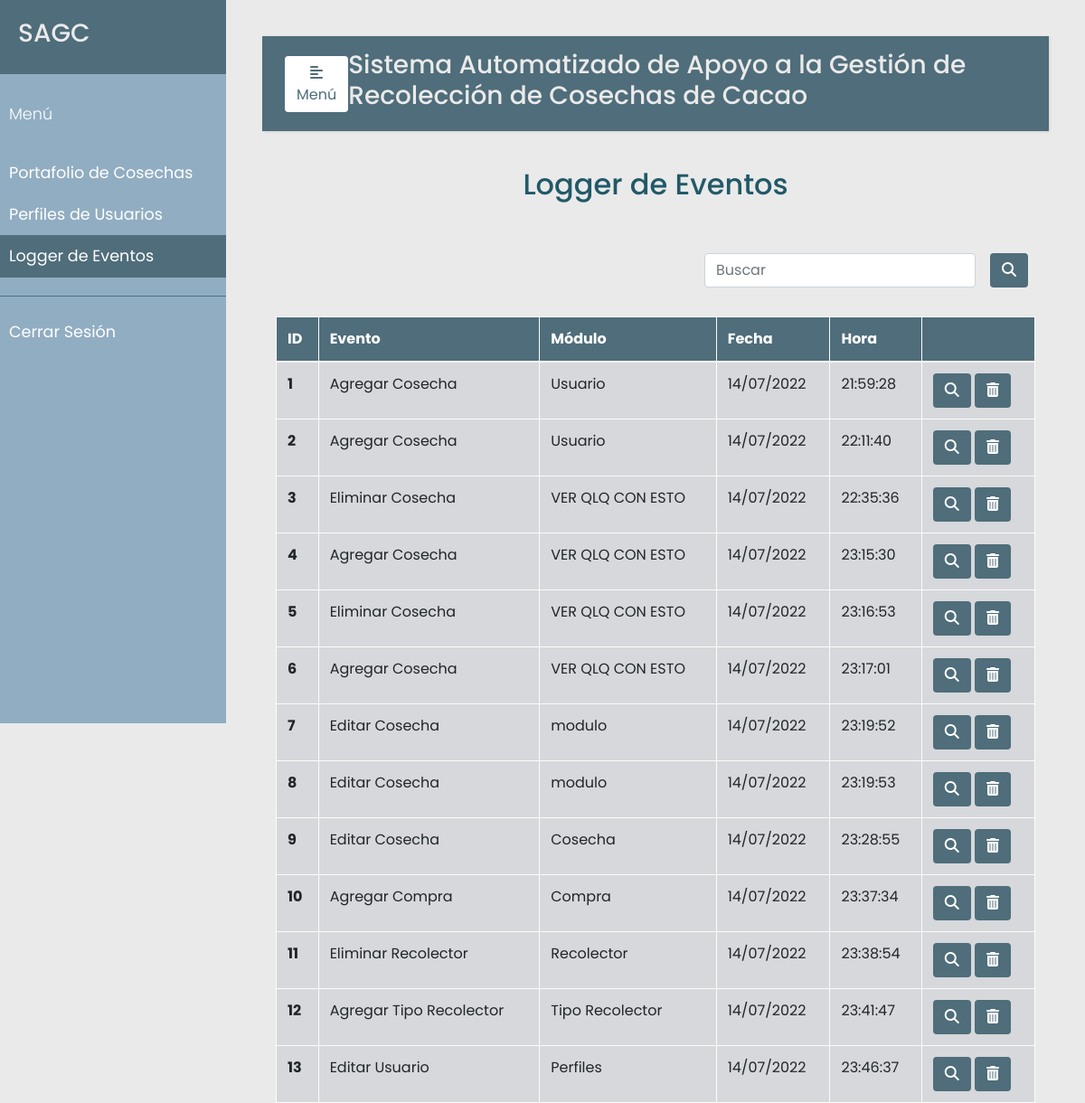
The app's page /eventos (signed in) with its own data.
### src/models.py (models this page shows, shortened)
class Evento(db.Model):
    __tablename__ = 'eventos'
    id = db.Column(db.Integer, primary_key=True)
    usuario = db.Column(db.Integer, db.ForeignKey('usuarios.id'), nullable=False)
    evento = db.Column(db.String(120), nullable=False)
    modulo = db.Column(db.String(120), nullable=False)
    fecha = db.Column(db.DateTime, nullable=False)
    descripcion = db.Column(db.String(120), nullable=False)

### src/eventos.py (the view)
@app.route('/eventos')
@login_required
def eventos():
    eventos = Evento.query.all()
    return render_template('eventos.html', eventos=eventos)

### src/decoradores.py (called while the page is built)
def login_required(f):
    @wraps(f)
    def wrap(*args, **kwargs):
        if 'logged_in' in session:
            return f(*args, **kwargs)
        else:
            flash('Necesitas iniciar sesión primero')
            return redirect(url_for('login'))
    return wrap

### templates/eventos.html (shortened to what this page needs)
{% extends "base.html" %}
{% set active_page = "eventos" %}
{% block content %}
<section class="vh-100">
    <div class="container h-100">
        <p class="text-center h2 fw-bold mb-5 mx-1 mx-md-4 mt-4">Logger de Eventos</p>
        <div class="d-flex flex-row-reverse bd-highlight">
            <div class="p-2 bd-highlight" style="display:flex; align-content: flex-end;">
              <form action='/evento/search' method="post" class="form-inline" style="justify-content: flex-end">
                <input class="form-control mr-3 w-75" type="text" placeholder="Buscar" aria-label="Buscar" name="search_evento">
                <button type="submit" id="search_evento" name="action-type" value="search" class="btn" style="color:#fff; background-color:#4F6D7A;">
                  <i class="fas fa-search" aria-hidden="true"></i>
                </button>
              </form>
            </div>
        </div>
        <br/>
        <table class="table table-bordered table-light table-hover">
          <thead>
            <tr>
              <th scope="col">ID</th>
              <th scope="col">Evento</th>
              <th scope="col">Módulo</th>
              <th scope="col">Fecha</th>
              <th scope="col">Hora</th>
              <th scope="col"></th>
            </tr>
          </thead>
          <tbody>
            {% for u in eventos %}
            <tr {% if not u.estado %} class="table-secondary" {% endif %}>
              <th scope="row">{{u.id}}</th>
              <td >{{ u.evento}}</td>
              <td>{{ u.modulo }}</td>
              <td>{{ u.fecha.strftime("%d/%m/%Y") }}</td>
              <td>{{ u.fecha.strftime("%H:%M:%S") }}</td>
              <td>
                <button type="button" class="btn action" data-toggle="modal"
                  data-placement="bottom" title="Buscar Evento" data-target="#delete-modal-{{u.id}}">
                    <i class="fas fa-search" aria-hidden="true"></i>
                </button>
                <button type="button" class="btn action" data-toggle="modal"
                  data-placement="bottom" title="Eliminar Evento" data-target="#delete-modal-{{u.id}}">
                    <i class="fas fa-trash-alt"></i>
                </button>
              </td>
            </tr>
            {% endfor %}
          </tbody>
        </table>
    </div>
</section>
{% endblock %}

### static/css/styles.css (style rules this page uses)
body { font-family: 'Poppins', sans-serif; background: #EAEAEA; }
p { font-family: 'Poppins', sans-serif; font-size: 1.1em; font-weight: 300; line-height: 1.7em; color: #215968; }
.btn.action { color:#fff; background-color:#4F6D7A; }
thead { color:#fff; background-color:#4F6D7A; }

### records on screen
Evento: id "1", evento "Agregar Cosecha", modulo "Usuario", fecha "14/07/2022", fecha "21:59:28"
Evento: id "2", evento "Agregar Cosecha", modulo "Usuario", fecha "14/07/2022", fecha "22:11:40"
Evento: id "3", evento "Eliminar Cosecha", modulo "VER QLQ CON ESTO", fecha "14/07/2022", fecha "22:35:36"
Evento: id "4", evento "Agregar Cosecha", modulo "VER QLQ CON ESTO", fecha "14/07/2022", fecha "23:15:30"
Evento: id "5", evento "Eliminar Cosecha", modulo "VER QLQ CON ESTO", fecha "14/07/2022", fecha "23:16:53"
Evento: id "6", evento "Agregar Cosecha", modulo "VER QLQ CON ESTO", fecha "14/07/2022", fecha "23:17:01"
Evento: id "7", evento "Editar Cosecha", modulo "modulo", fecha "14/07/2022", fecha "23:19:52"
Evento: id "8", evento "Editar Cosecha", modulo "modulo", fecha "14/07/2022", fecha "23:19:53"
Evento: id "9", evento "Editar Cosecha", modulo "Cosecha", fecha "14/07/2022", fecha "23:28:55"
Evento: id "10", evento "Agregar Compra", modulo "Compra", fecha "14/07/2022", fecha "23:37:34"
Evento: id "11", evento "Eliminar Recolector", modulo "Recolector", fecha "14/07/2022", fecha "23:38:54"
Evento: id "12", evento "Agregar Tipo Recolector", modulo "Tipo Recolector", fecha "14/07/2022", fecha "23:41:47"
Evento: id "13", evento "Editar Usuario", modulo "Perfiles", fecha "14/07/2022", fecha "23:46:37"
